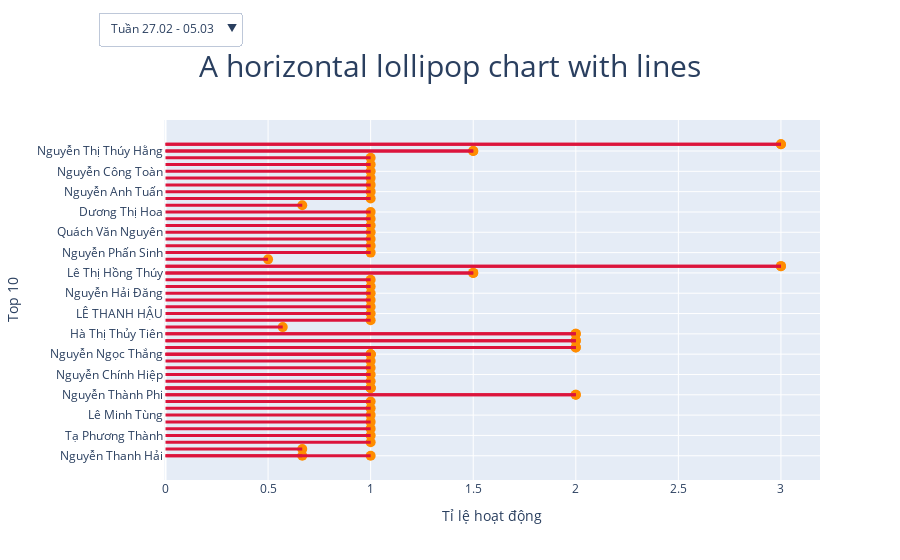

Notebook source saved alongside this figure:
### Code cell
fig2 = go.Figure()# Draw Points
fig2.add_trace(go.Scatter(x = df['Tỉ lệ hoạt động'], 
                          y = df[' Rm name'],
                          mode = 'markers',
                          marker_color ='darkorange',
                          marker_size  = 10))# Draw Lines

for i in range(0, len(df)):
    fig2.add_shape(type='line',
                    x0 = df.iloc[i]['Tỉ lệ hoạt động'],
                    y0 = df.iloc[i][' Rm name'],
                    x1 = 0,
                    y1 = df.iloc[i][' Rm name'],
                    line=dict(color='crimson', width = 3))# Set title
    
fig2.update_layout(title_text =
                   "Mean Wealth (U$S) Bottom 15 Countries",
                    title_font_size = 30)# Set x-axes range

fig2.update_layout(
    updatemenus=[
        dict(
            buttons=list([
                dict(
                    args=[{'x': [df['Tỉ lệ hoạt động'][df['w']=='w1']],
                           'y': [df[' Rm name'][df['w']=='w1']]
                           }],
                    label="Tuần 27.02 - 05.03",
                    method="restyle"
                ),
                dict(
                    args=[{'x': [df['Tỉ lệ hoạt động'][df['w']=='w2']],
                           'y': [df[' Rm name'][df['w']=='w2']]
                           }],
                    label="Tuần 06.03 - 12.03",
                    method="restyle"
                ),
                dict(
                    args=[{'x': [df['Tỉ lệ hoạt động'][df['w']=='w3']],
                           'y': [df[' Rm name'][df['w']=='w3']]
                           }],
                    label="Tuần 13.03 - 19.03",
                    method="restyle"
                ),
                dict(
                    args=[{'x': [df['Tỉ lệ hoạt động'][df['w']=='w4']],
                           'y': [df[' Rm name'][df['w']=='w4']]
                           }],
                    label="Tuần 20.03 - 26.03",
                    method="restyle"
                ),
                dict(
                    args=[{'x': [df['Tỉ lệ hoạt động'][df['w']=='w5']],
                           'y': [df[' Rm name'][df['w']=='w5']]
                           }],
                    label="Tuần 27.03 - 01.04",
                    method="restyle"
                ),
                dict(
                    args=[{'x': [df['Tỉ lệ hoạt động'][df['w']=='all']],
                           'y': [df[' Rm name'][df['w']=='all']]
                           }],
                    label="Tháng 3",
                    method="restyle"
                )
            ]),
            direction="down",
            # pad={"r": 10, "t": 5},
            showactive=True,
            x=-0.1,
            xanchor="left",
            y=1.3,
            yanchor="top"
        ),
    ]
)


# Add annotation
fig2.update_layout(
    title={
        'text': "A horizontal lollipop chart with lines",
        'x': 0.5,
        'y': 0.9
    },
    xaxis_title="Tỉ lệ hoạt động",
    yaxis_title="Top 10"
)

fig2.show()

### Figure 1 — Plotly figure (JSON) as saved in the notebook; plotly's stock layout.template omitted (floating-point values rounded to 4 significant figures)
{"data": [{"marker": {"color": "darkorange", "size": 10}, "mode": "markers", "type": "scatter", "x": [0.6667, 0.6667, 1, 1, 1, 1, 1, 1, 1, 2, 1, 1, 1, 1, 1, 1, 1, 2, 2, 2, 0.5714, 1, 1, 1, 1, 1, 1, 1, 1.5, 3, 0.5, 1, 1, 1, 1, 1, 1, 1, 1, 1, 0.6667, 1, 1, 1, 1, 1, 1, 1, 1.5, 3, 1, 1, 1.5, 1.5, 2, 2, 2, 2, 3, 3], "y": ["Nguyễn Thanh Hải", "Phạm Thị Trang Nhung", "Nguyễn Duy Minh", "Tạ Phương Thành", "Nguyễn Phan Quỳnh Na", "Mai Hoàng Phú", "Lê Minh Tùng", "Nguyễn Xuân Trường", "Dương Đình Tân", "Nguyễn Thành Phi", "Đinh Thị Thu Thảo", "Nguyễn Thị Thảo Yến", "Nguyễn Chính Hiệp", "Huỳnh Thị Bích Tuyền", "Phạm Ngọc Điệp", "Nguyễn Thanh Hải", "Nguyễn Ngọc Thắng", "Nguyễn Thị Ngọc Lan", "Đặng Thị Trúc Duyên", "Hà Thị Thủy Tiên", "Phạm Văn Thìn", "Lê Hoàng Dzũ", "LÊ THANH HẬU", "Trần Nho Liêm", "Phạm Thị Hoa Mai", "Nguyễn Hải Đăng", "Nguyễn Đình Trí", "Trần Thị Lâm Quỳnh", "Lê Thị Hồng Thúy", "Hồ Hữu Thông", "Nguyễn Thị Tố Trâm", "Nguyễn Phấn Sinh", "Thang Hữu Duy", "Nguyễn Thị Phương Uyên", "Quách Văn Nguyên", "Đinh Thị Thu Thảo", "Lê Thị Quỳnh Trang", "Đô Bá Dũng", "Nguyễn Ngọc Thắng", "Dương Thị Hoa", "Đỗ Thị Hường", "Nguyễn Thị Thái Phương", "Nguyễn Anh Tuấn", "Nguyễn Thị Minh Ngọc", "Lê Văn Thành", "Nguyễn Công Toàn", "Đinh Minh Thư", "Nguyễn Ngọc Thành", "Nguyễn Thị Thúy Hằng", "Nguyễn Mạnh Cường", "Nguyễn Ngọc Thắng", "Đinh Thị Thu Thảo", "Lê Thị Hồng Thúy", "Nguyễn Thị Thúy Hằng", "Nguyễn Thành Phi", "Hà Thị Thủy Tiên", "Đặng Thị Trúc Duyên", "Nguyễn Thị Ngọc Lan", "Nguyễn Mạnh Cường", "Hồ Hữu Thông"]}], "layout": {"shapes": [{"line": {"color": "crimson", "width": 3}, "type": "line", "x0": 0.6667, "x1": 0, "y0": "Nguyễn Thanh Hải", "y1": "Nguyễn Thanh Hải"}, {"line": {"color": "crimson", "width": 3}, "type": "line", "x0": 0.6667, "x1": 0, "y0": "Phạm Thị Trang Nhung", "y1": "Phạm Thị Trang Nhung"}, {"line": {"color": "crimson", "width": 3}, "type": "line", "x0": 1, "x1": 0, "y0": "Nguyễn Duy Minh", "y1": "Nguyễn Duy Minh"}, {"line": {"color": "crimson", "width": 3}, "type": "line", "x0": 1, "x1": 0, "y0": "Tạ Phương Thành", "y1": "Tạ Phương Thành"}, {"line": {"color": "crimson", "width": 3}, "type": "line", "x0": 1, "x1": 0, "y0": "Nguyễn Phan Quỳnh Na", "y1": "Nguyễn Phan Quỳnh Na"}, {"line": {"color": "crimson", "width": 3}, "type": "line", "x0": 1, "x1": 0, "y0": "Mai Hoàng Phú", "y1": "Mai Hoàng Phú"}, {"line": {"color": "crimson", "width": 3}, "type": "line", "x0": 1, "x1": 0, "y0": "Lê Minh Tùng", "y1": "Lê Minh Tùng"}, {"line": {"color": "crimson", "width": 3}, "type": "line", "x0": 1, "x1": 0, "y0": "Nguyễn Xuân Trường", "y1": "Nguyễn Xuân Trường"}, {"line": {"color": "crimson", "width": 3}, "type": "line", "x0": 1, "x1": 0, "y0": "Dương Đình Tân", "y1": "Dương Đình Tân"}, {"line": {"color": "crimson", "width": 3}, "type": "line", "x0": 2, "x1": 0, "y0": "Nguyễn Thành Phi", "y1": "Nguyễn Thành Phi"}, {"line": {"color": "crimson", "width": 3}, "type": "line", "x0": 1, "x1": 0, "y0": "Đinh Thị Thu Thảo", "y1": "Đinh Thị Thu Thảo"}, {"line": {"color": "crimson", "width": 3}, "type": "line", "x0": 1, "x1": 0, "y0": "Nguyễn Thị Thảo Yến", "y1": "Nguyễn Thị Thảo Yến"}, {"line": {"color": "crimson", "width": 3}, "type": "line", "x0": 1, "x1": 0, "y0": "Nguyễn Chính Hiệp", "y1": "Nguyễn Chính Hiệp"}, {"line": {"color": "crimson", "width": 3}, "type": "line", "x0": 1, "x1": 0, "y0": "Huỳnh Thị Bích Tuyền", "y1": "Huỳnh Thị Bích Tuyền"}, {"line": {"color": "crimson", "width": 3}, "type": "line", "x0": 1, "x1": 0, "y0": "Phạm Ngọc Điệp", "y1": "Phạm Ngọc Điệp"}, {"line": {"color": "crimson", "width": 3}, "type": "line", "x0": 1, "x1": 0, "y0": "Nguyễn Thanh Hải", "y1": "Nguyễn Thanh Hải"}, {"line": {"color": "crimson", "width": 3}, "type": "line", "x0": 1, "x1": 0, "y0": "Nguyễn Ngọc Thắng", "y1": "Nguyễn Ngọc Thắng"}, {"line": {"color": "crimson", "width": 3}, "type": "line", "x0": 2, "x1": 0, "y0": "Nguyễn Thị Ngọc Lan", "y1": "Nguyễn Thị Ngọc Lan"}, {"line": {"color": "crimson", "width": 3}, "type": "line", "x0": 2, "x1": 0, "y0": "Đặng Thị Trúc Duyên", "y1": "Đặng Thị Trúc Duyên"}, {"line": {"color": "crimson", "width": 3}, "type": "line", "x0": 2, "x1": 0, "y0": "Hà Thị Thủy Tiên", "y1": "Hà Thị Thủy Tiên"}, {"line": {"color": "crimson", "width": 3}, "type": "line", "x0": 0.5714, "x1": 0, "y0": "Phạm Văn Thìn", "y1": "Phạm Văn Thìn"}, {"line": {"color": "crimson", "width": 3}, "type": "line", "x0": 1, "x1": 0, "y0": "Lê Hoàng Dzũ", "y1": "Lê Hoàng Dzũ"}, {"line": {"color": "crimson", "width": 3}, "type": "line", "x0": 1, "x1": 0, "y0": "LÊ THANH HẬU", "y1": "LÊ THANH HẬU"}, {"line": {"color": "crimson", "width": 3}, "type": "line", "x0": 1, "x1": 0, "y0": "Trần Nho Liêm", "y1": "Trần Nho Liêm"}, {"line": {"color": "crimson", "width": 3}, "type": "line", "x0": 1, "x1": 0, "y0": "Phạm Thị Hoa Mai", "y1": "Phạm Thị Hoa Mai"}, {"line": {"color": "crimson", "width": 3}, "type": "line", "x0": 1, "x1": 0, "y0": "Nguyễn Hải Đăng", "y1": "Nguyễn Hải Đăng"}, {"line": {"color": "crimson", "width": 3}, "type": "line", "x0": 1, "x1": 0, "y0": "Nguyễn Đình Trí", "y1": "Nguyễn Đình Trí"}, {"line": {"color": "crimson", "width": 3}, "type": "line", "x0": 1, "x1": 0, "y0": "Trần Thị Lâm Quỳnh", "y1": "Trần Thị Lâm Quỳnh"}, {"line": {"color": "crimson", "width": 3}, "type": "line", "x0": 1.5, "x1": 0, "y0": "Lê Thị Hồng Thúy", "y1": "Lê Thị Hồng Thúy"}, {"line": {"color": "crimson", "width": 3}, "type": "line", "x0": 3, "x1": 0, "y0": "Hồ Hữu Thông", "y1": "Hồ Hữu Thông"}, {"line": {"color": "crimson", "width": 3}, "type": "line", "x0": 0.5, "x1": 0, "y0": "Nguyễn Thị Tố Trâm", "y1": "Nguyễn Thị Tố Trâm"}, {"line": {"color": "crimson", "width": 3}, "type": "line", "x0": 1, "x1": 0, "y0": "Nguyễn Phấn Sinh", "y1": "Nguyễn Phấn Sinh"}, {"line": {"color": "crimson", "width": 3}, "type": "line", "x0": 1, "x1": 0, "y0": "Thang Hữu Duy", "y1": "Thang Hữu Duy"}, {"line": {"color": "crimson", "width": 3}, "type": "line", "x0": 1, "x1": 0, "y0": "Nguyễn Thị Phương Uyên", "y1": "Nguyễn Thị Phương Uyên"}, {"line": {"color": "crimson", "width": 3}, "type": "line", "x0": 1, "x1": 0, "y0": "Quách Văn Nguyên", "y1": "Quách Văn Nguyên"}, {"line": {"color": "crimson", "width": 3}, "type": "line", "x0": 1, "x1": 0, "y0": "Đinh Thị Thu Thảo", "y1": "Đinh Thị Thu Thảo"}, {"line": {"color": "crimson", "width": 3}, "type": "line", "x0": 1, "x1": 0, "y0": "Lê Thị Quỳnh Trang", "y1": "Lê Thị Quỳnh Trang"}, {"line": {"color": "crimson", "width": 3}, "type": "line", "x0": 1, "x1": 0, "y0": "Đô Bá Dũng", "y1": "Đô Bá Dũng"}, {"line": {"color": "crimson", "width": 3}, "type": "line", "x0": 1, "x1": 0, "y0": "Nguyễn Ngọc Thắng", "y1": "Nguyễn Ngọc Thắng"}, {"line": {"color": "crimson", "width": 3}, "type": "line", "x0": 1, "x1": 0, "y0": "Dương Thị Hoa", "y1": "Dương Thị Hoa"}, {"line": {"color": "crimson", "width": 3}, "type": "line", "x0": 0.6667, "x1": 0, "y0": "Đỗ Thị Hường", "y1": "Đỗ Thị Hường"}, {"line": {"color": "crimson", "width": 3}, "type": "line", "x0": 1, "x1": 0, "y0": "Nguyễn Thị Thái Phương", "y1": "Nguyễn Thị Thái Phương"}, {"line": {"color": "crimson", "width": 3}, "type": "line", "x0": 1, "x1": 0, "y0": "Nguyễn Anh Tuấn", "y1": "Nguyễn Anh Tuấn"}, {"line": {"color": "crimson", "width": 3}, "type": "line", "x0": 1, "x1": 0, "y0": "Nguyễn Thị Minh Ngọc", "y1": "Nguyễn Thị Minh Ngọc"}, {"line": {"color": "crimson", "width": 3}, "type": "line", "x0": 1, "x1": 0, "y0": "Lê Văn Thành", "y1": "Lê Văn Thành"}, {"line": {"color": "crimson", "width": 3}, "type": "line", "x0": 1, "x1": 0, "y0": "Nguyễn Công Toàn", "y1": "Nguyễn Công Toàn"}, {"line": {"color": "crimson", "width": 3}, "type": "line", "x0": 1, "x1": 0, "y0": "Đinh Minh Thư", "y1": "Đinh Minh Thư"}, {"line": {"color": "crimson", "width": 3}, "type": "line", "x0": 1, "x1": 0, "y0": "Nguyễn Ngọc Thành", "y1": "Nguyễn Ngọc Thành"}, {"line": {"color": "crimson", "width": 3}, "type": "line", "x0": 1.5, "x1": 0, "y0": "Nguyễn Thị Thúy Hằng", "y1": "Nguyễn Thị Thúy Hằng"}, {"line": {"color": "crimson", "width": 3}, "type": "line", "x0": 3, "x1": 0, "y0": "Nguyễn Mạnh Cường", "y1": "Nguyễn Mạnh Cường"}, {"line": {"color": "crimson", "width": 3}, "type": "line", "x0": 1, "x1": 0, "y0": "Nguyễn Ngọc Thắng", "y1": "Nguyễn Ngọc Thắng"}, {"line": {"color": "crimson", "width": 3}, "type": "line", "x0": 1, "x1": 0, "y0": "Đinh Thị Thu Thảo", "y1": "Đinh Thị Thu Thảo"}, {"line": {"color": "crimson", "width": 3}, "type": "line", "x0": 1.5, "x1": 0, "y0": "Lê Thị Hồng Thúy", "y1": "Lê Thị Hồng Thúy"}, {"line": {"color": "crimson", "width": 3}, "type": "line", "x0": 1.5, "x1": 0, "y0": "Nguyễn Thị Thúy Hằng", "y1": "Nguyễn Thị Thúy Hằng"}, {"line": {"color": "crimson", "width": 3}, "type": "line", "x0": 2, "x1": 0, "y0": "Nguyễn Thành Phi", "y1": "Nguyễn Thành Phi"}, {"line": {"color": "crimson", "width": 3}, "type": "line", "x0": 2, "x1": 0, "y0": "Hà Thị Thủy Tiên", "y1": "Hà Thị Thủy Tiên"}, {"line": {"color": "crimson", "width": 3}, "type": "line", "x0": 2, "x1": 0, "y0": "Đặng Thị Trúc Duyên", "y1": "Đặng Thị Trúc Duyên"}, {"line": {"color": "crimson", "width": 3}, "type": "line", "x0": 2, "x1": 0, "y0": "Nguyễn Thị Ngọc Lan", "y1": "Nguyễn Thị Ngọc Lan"}, {"line": {"color": "crimson", "width": 3}, "type": "line", "x0": 3, "x1": 0, "y0": "Nguyễn Mạnh Cường", "y1": "Nguyễn Mạnh Cường"}, {"line": {"color": "crimson", "width": 3}, "type": "line", "x0": 3, "x1": 0, "y0": "Hồ Hữu Thông", "y1": "Hồ Hữu Thông"}], "title": {"font": {"size": 30}, "text": "A horizontal lollipop chart with lines", "x": 0.5, "y": 0.9}, "updatemenus": [{"buttons": [{"args": [{"x": [[0.6667, 0.6667, 1, 1, 1, 1, 1, 1, 1, 2]], "y": [["Nguyễn Thanh Hải", "Phạm Thị Trang Nhung", "Nguyễn Duy Minh", "Tạ Phương Thành", "Nguyễn Phan Quỳnh Na", "Mai Hoàng Phú", "Lê Minh Tùng", "Nguyễn Xuân Trường", "Dương Đình Tân", "Nguyễn Thành Phi"]]}], "label": "Tuần 27.02 - 05.03", "method": "restyle"}, {"args": [{"x": [[1, 1, 1, 1, 1, 1, 1, 2, 2, 2]], "y": [["Đinh Thị Thu Thảo", "Nguyễn Thị Thảo Yến", "Nguyễn Chính Hiệp", "Huỳnh Thị Bích Tuyền", "Phạm Ngọc Điệp", "Nguyễn Thanh Hải", "Nguyễn Ngọc Thắng", "Nguyễn Thị Ngọc Lan", "Đặng Thị Trúc Duyên", "Hà Thị Thủy Tiên"]]}], "label": "Tuần 06.03 - 12.03", "method": "restyle"}, {"args": [{"x": [[0.5714, 1, 1, 1, 1, 1, 1, 1, 1.5, 3]], "y": [["Phạm Văn Thìn", "Lê Hoàng Dzũ", "LÊ THANH HẬU", "Trần Nho Liêm", "Phạm Thị Hoa Mai", "Nguyễn Hải Đăng", "Nguyễn Đình Trí", "Trần Thị Lâm Quỳnh", "Lê Thị Hồng Thúy", "Hồ Hữu Thông"]]}], "label": "Tuần 13.03 - 19.03", "method": "restyle"}, {"args": [{"x": [[0.5, 1, 1, 1, 1, 1, 1, 1, 1, 1]], "y": [["Nguyễn Thị Tố Trâm", "Nguyễn Phấn Sinh", "Thang Hữu Duy", "Nguyễn Thị Phương Uyên", "Quách Văn Nguyên", "Đinh Thị Thu Thảo", "Lê Thị Quỳnh Trang", "Đô Bá Dũng", "Nguyễn Ngọc Thắng", "Dương Thị Hoa"]]}], "label": "Tuần 20.03 - 26.03", "method": "restyle"}, {"args": [{"x": [[0.6667, 1, 1, 1, 1, 1, 1, 1, 1.5, 3]], "y": [["Đỗ Thị Hường", "Nguyễn Thị Thái Phương", "Nguyễn Anh Tuấn", "Nguyễn Thị Minh Ngọc", "Lê Văn Thành", "Nguyễn Công Toàn", "Đinh Minh Thư", "Nguyễn Ngọc Thành", "Nguyễn Thị Thúy Hằng", "Nguyễn Mạnh Cường"]]}], "label": "Tuần 27.03 - 01.04", "method": "restyle"}, {"args": [{"x": [[1, 1, 1.5, 1.5, 2, 2, 2, 2, 3, 3]], "y": [["Nguyễn Ngọc Thắng", "Đinh Thị Thu Thảo", "Lê Thị Hồng Thúy", "Nguyễn Thị Thúy Hằng", "Nguyễn Thành Phi", "Hà Thị Thủy Tiên", "Đặng Thị Trúc Duyên", "Nguyễn Thị Ngọc Lan", "Nguyễn Mạnh Cường", "Hồ Hữu Thông"]]}], "label": "Tháng 3", "method": "restyle"}], "direction": "down", "showactive": true, "x": -0.1, "xanchor": "left", "y": 1.3, "yanchor": "top"}], "xaxis": {"title": {"text": "Tỉ lệ hoạt động"}}, "yaxis": {"title": {"text": "Top 10"}}}}
